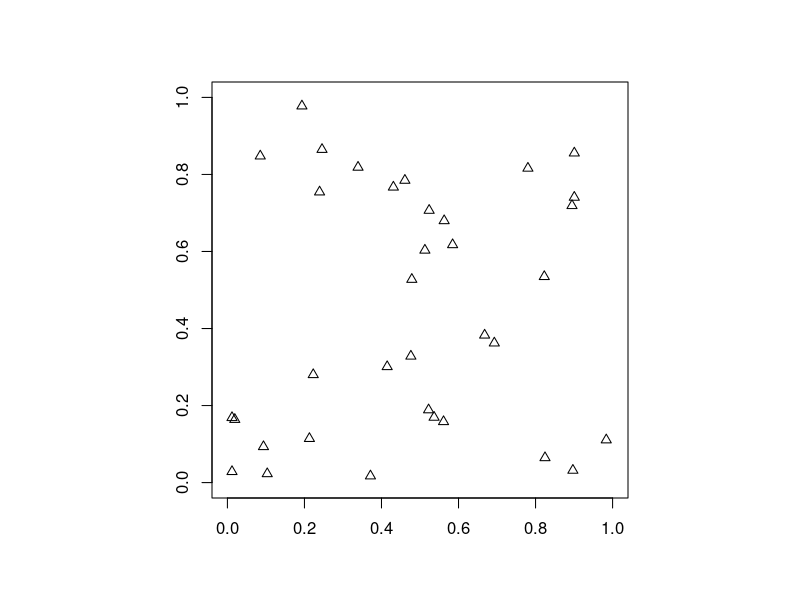
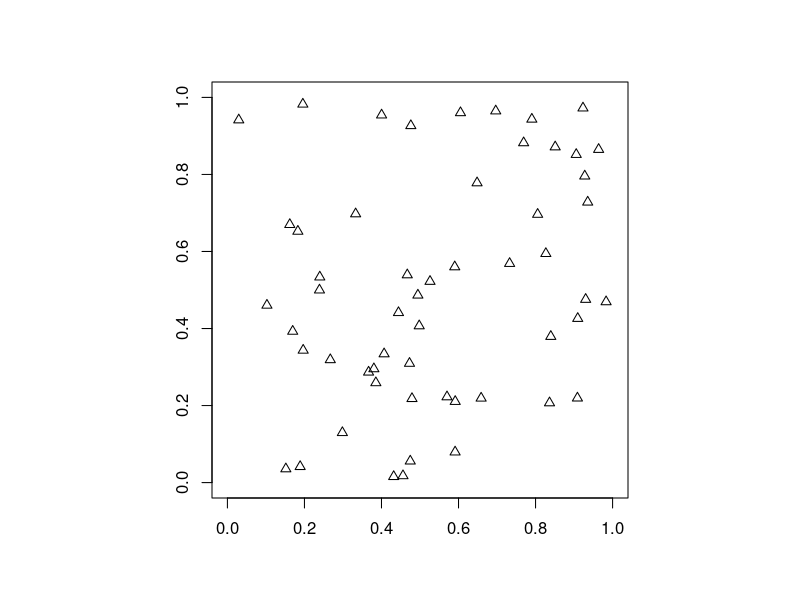
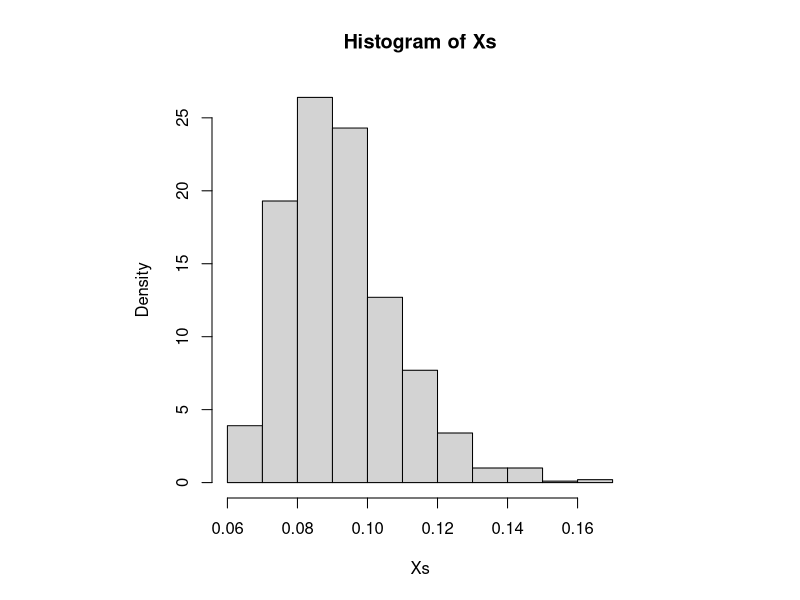

R code for these plots, in order:
library(expm)
library(MASS)
normalize <- function(v) v / sum(v)

# 1.
lambda = 36
# (b)
sizeA <- 0.4^2; sizeD <- 0.2^2; sizeB <- sizeA - sizeD
cat(sprintf("The probability of exactly 4 trees in the two squares simultaneously\n\t= %f\n",
		sum(sapply(0:4, function(k) dpois(k, lambda * sizeD) * dpois(4 - k, lambda * sizeB)^2))))

# (c) Plot simulated trees
simTrees <- function(lambda) {
	N <- rpois(1, lambda * 1^2) # Number of points
	# Conditioning on N, the location of points are uniformly distributed
	list(x = runif(N, 0, 1), y = runif(N, 0, 1))
}

plotSim <- function(sim) {
	par(pty = "s")
	plot(x = sim$x, y = sim$y, pch = 2,
		xlim = c(0, 1), ylim = c(0, 1),
		xlab = "", ylab = "")
}

plotSim(simTrees(lambda))

# (d) Sample lambda from posterior in (c)
alpha_1 <- 36; beta_1 <- 1
rlambda <- function() rgamma(1, alpha_1, beta_1)
plotSim(simTrees(rlambda()))

# (e)
calcX <- function(sim) {
	points <- mapply(list, sim$x, sim$y, SIMPLIFY = FALSE)
	distances <- outer(points, points, function(a, b)
		mapply(function(a, b) (b[[1]] - a[[1]])^2 + (b[[2]] - a[[2]])^2, a, b))
	diag(distances) <- NA
	minDistances <- sqrt(apply(distances, 1, min, na.rm = TRUE))
	mean(minDistances)
}
Xs <- replicate(1000, calcX(simTrees(rlambda())))
hist(Xs, probability = T)

# 2.

# Rows are probability vectors and sum to one.
calcPtilde <- function(p12, p21, p31) matrix(
		c(0, p12, 1 - p12,
			p21, 0, 1 - p12,
			p31, 1 - p31, 0),
		nrow = 3, byrow = TRUE,
		dimnames = list(states, states))

calcQ <- function(q, p12, p21, p31) {
	Ptilde <- calcPtilde(p12, p21, p31)
	Q <- q * Ptilde
	diag(Q) <- -q
	Q
}

# a)
states <- c(1, 2, 3)
q <- c(1/5, 1, 1/2)
p12 <- p13 <- p21 <- p23 <- p31 <- p32 <- 0.5
Q <- calcQ(q, p12, p21, p31)
stat <- normalize(t(Null(Q)))
cat(paste0("Stat is (", toString(stat), ")\n"))

# b)
X <- data.frame(state = c(1, 3, 2, 3, 1, 2, 1, 3, 1, 2),
		duration = c(6.83, 4.01, 1.63, 0.44, 5.11, 0.29, 2.87, 1.3, 4.76, 1.92))

# Returns the likelihood
dlikelihood2 <- function(q1, q2, q3, p12, p21, p31) {
	q <- c(q1, q2, q3)
	Q <- calcQ(q, p12, p21, p31)

	result <- 0
	for (k in 1:(nrow(X) - 1)) {
		t <- X[[k, "duration"]]
		i <- X[[k, "state"]]
		j <- X[[k + 1, "state"]]
		result <- result +
			log(expm(t * Q)[[i, j]])
	}
	exp(result)
}

dlikelihood <- function(q1, q2, q3, p12, p21, p31) {
	q <- c(q1, q2, q3)
	prod_dur <- prod(apply(X, 1, function(row) dexp(row[[2]], rate = q[[row[[1]]]])))

	Ptilde <- calcPtilde(p12, p21, p31)
	prod_state <- 1
	for (k in 1:(nrow(X) - 1)) {
		i <- X[[k, "state"]]
		j <- X[[k + 1, "state"]]
		prod_state <- prod_state * Ptilde[[i, j]]
	}

	prod_dur * prod_state
}

dprior <- function(q1, q2, q3, p12, p21, p31)
	1/q1 * 1/q2 * 1/q3 *
		prod(dbeta(c(p12, p21, p31, 1/2, 1/2)))

# Returns a random draw from the posterior for the parameters.
rposterior <- function() list(q1 = rgamma(1, 4, 19.57), q2 = rgamma(1, 4, 3.84),
	q3 = rgamma(1, 4, 5.75), p12 = rbeta(1, 5/2, 5/2),
	p21 = rbeta(1, 3/2, 3/3), p31 = rbeta(1, 5/2, 3/2))

# (c)

simulate <- function() {
	params <- rposterior()
	q <- c(params$q1, params$q2, params$q3)
	Q <- calcQ(q, params$p12, params$p21, params$p31)

	Qnodiag <- Q
	diag(Qnodiag) <- NA

	state <- 1 # Start in state 1

	num_values <- 10
	values <- list()
	for (k in 1:(num_values - 1)) {
		row <- Qnodiag[state,]
		times <- sapply(row, function(q) if (is.na(q)) NA else rexp(1, q))
		min_index <- which.min(times)
		values[[k]] <- list(state = state, dur = times[[min_index]])
		state <- min_index
	}
	values
}

sim <- simulate()
